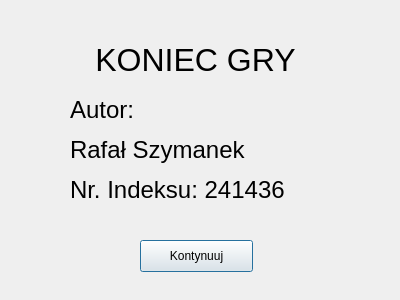
<?xml version="1.0" encoding="UTF-8"?>
<ui version="4.0">
 <class>theEnd</class>
 <widget class="QDialog" name="theEnd">
  <property name="geometry">
   <rect>
    <x>0</x>
    <y>0</y>
    <width>400</width>
    <height>300</height>
   </rect>
  </property>
  <property name="windowTitle">
   <string>Dialog</string>
  </property>
  <widget class="QLabel" name="label">
   <property name="geometry">
    <rect>
     <x>90</x>
     <y>30</y>
     <width>211</width>
     <height>61</height>
    </rect>
   </property>
   <property name="text">
    <string>&lt;html&gt;&lt;head/&gt;&lt;body&gt;&lt;p align=&quot;center&quot;&gt;&lt;span style=&quot; font-size:24pt;&quot;&gt;KONIEC GRY&lt;/span&gt;&lt;/p&gt;&lt;/body&gt;&lt;/html&gt;</string>
   </property>
  </widget>
  <widget class="QLabel" name="label_2">
   <property name="geometry">
    <rect>
     <x>70</x>
     <y>90</y>
     <width>251</width>
     <height>121</height>
    </rect>
   </property>
   <property name="text">
    <string>&lt;html&gt;&lt;head/&gt;&lt;body&gt;&lt;p&gt;&lt;span style=&quot; font-size:18pt;&quot;&gt;Autor:&lt;/span&gt;&lt;/p&gt;&lt;p&gt;&lt;span style=&quot; font-size:18pt;&quot;&gt;Rafał Szymanek&lt;/span&gt;&lt;/p&gt;&lt;p&gt;&lt;span style=&quot; font-size:18pt;&quot;&gt;Nr. Indeksu: 241436&lt;/span&gt;&lt;/p&gt;&lt;/body&gt;&lt;/html&gt;</string>
   </property>
  </widget>
  <widget class="QPushButton" name="pushButton">
   <property name="geometry">
    <rect>
     <x>140</x>
     <y>240</y>
     <width>113</width>
     <height>32</height>
    </rect>
   </property>
   <property name="text">
    <string>Kontynuuj</string>
   </property>
  </widget>
 </widget>
 <resources/>
 <connections/>
</ui>
